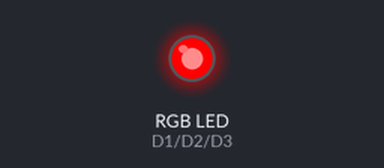
A sketch run on a simulated ESP8266 (NodeMCU). Shown: an RGB LED mixed from three pins (HIGH = lit).

Above: at 0.05 s.
At 1.35 s:
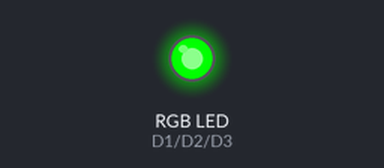
At 2.65 s:
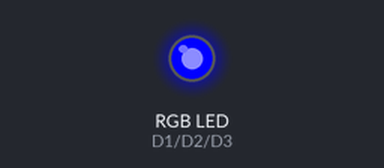
Timing chart, 0 to 3.0 s (numbered marks = the images above):
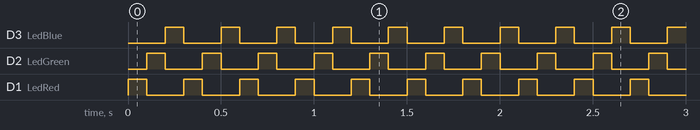

Measured:
- by itself, D3 (LedBlue), D2 (LedGreen), D1 (LedRed): alternates HIGH for 0.10 s and LOW for 0.20 s

The sketch:

ControleLedRGB.ino
```cpp
#include <Arduino.h>

#define LedRed D1
#define LedGreen D2
#define LedBlue D3

#define LedOn HIGH
#define LedOff LOW
class RgbLeds {
public:
  RgbLeds() {
    pinMode(LedRed, OUTPUT);
    digitalWrite(LedRed, LedOff);
    pinMode(LedGreen, OUTPUT);
    digitalWrite(LedGreen, LedOff);
    pinMode(LedBlue, OUTPUT);
    digitalWrite(LedBlue, LedOff);
  };
  void Off(int d = 0) {
    digitalWrite(LedGreen, LedOff);
    digitalWrite(LedBlue, LedOff);
    digitalWrite(LedRed, LedOff);
    if (d > 0) delay(d);
  };
  void Red(int d = 0) {
    digitalWrite(LedGreen, LedOff);
    digitalWrite(LedBlue, LedOff);
    digitalWrite(LedRed, LedOn);
    if (d > 0) delay(d);
  };
  void Green(int d = 0) {
    digitalWrite(LedBlue, LedOff);
    digitalWrite(LedRed, LedOff);
    digitalWrite(LedGreen, LedOn);
    if (d > 0) delay(d);
  };
  void Blue(int d = 0) {
    digitalWrite(LedRed, LedOff);
    digitalWrite(LedGreen, LedOff);
    digitalWrite(LedBlue, LedOn);
    if (d > 0) delay(d);
  };
};

// Coloque fora do loop o que deve ser inicializado apenas uma vez
RgbLeds led;

void setup() {
}

void loop() {
  led.Red(100);
  led.Green(100);
  led.Blue(100);
}
```
